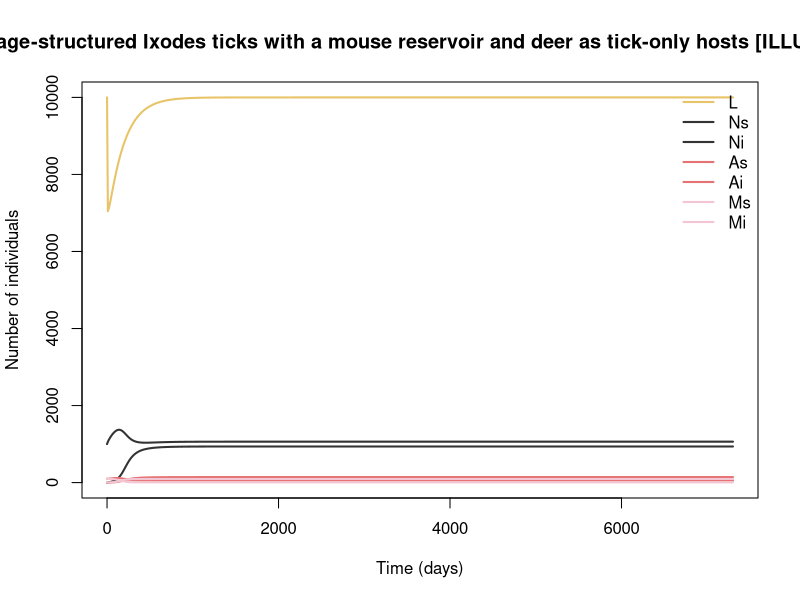

This figure's R source:
## Lyme borreliosis: stage-structured Ixodes ticks with a mouse reservoir and deer as tick-only hosts [ILLUSTRATIVE-COMPOSITE]
## Lyme disease (Borrelia burgdorferi s.l.), temperate woodland in NE USA or Europe.
## Parameter values: 0 of 15 checked against the source; the rest are recalled or illustrative.
##
## Generated from a compartmental model diagram (model format v1).
## Regenerating from the same diagram always gives this exact file.
##
## Compartments: L, Ns, Ni, As, Ai, Ms, Mi
## Flows (time unit: days):
##   (outside) -> L   : eps_egg * a_A * Deer * (As + Ai)
##   L -> Ns          : a_L * s_L * (Hm - p_ML * Mi) * L
##   L -> Ni          : a_L * s_L * p_ML * Mi * L
##   L -> (outside)   : (a_L * Hm * (1 - s_L) + mu_L + mu_L2 * L) * L
##   Ns -> As         : a_N * s_N * (Hm - p_ML * Mi) * Ns
##   Ns -> Ai         : a_N * s_N * p_ML * Mi * Ns
##   Ns -> (outside)  : (a_N * Hm * (1 - s_N) + mu_N) * Ns
##   Ni -> Ai         : a_N * s_N * Hm * Ni
##   Ni -> (outside)  : (a_N * Hm * (1 - s_N) + mu_N) * Ni
##   As -> (outside)  : (a_A * Deer + mu_A) * As
##   Ai -> (outside)  : (a_A * Deer + mu_A) * Ai
##   (outside) -> Ms  : mu_m * K_m
##   Ms -> Mi         : a_N * p_NM * Ni * Ms
##   Ms -> (outside)  : mu_m * Ms
##   Mi -> (outside)  : mu_m * Mi

library(deSolve)

# ---- Time ------------------------------------------------------------
times <- seq(0, 7300, by = 10)  # days

# ---- Parameters ------------------------------------------------------
parameters <- c(
  a_L = 1e-4,      # larval host-finding rate per mouse
  a_N = 1e-4,      # nymphal host-finding rate per mouse
  a_A = 0.005,     # adult host-finding rate per deer
  Deer = 5,        # deer density, constant; not competent for Borrelia (deer)
  s_L = 0.3,       # survival from fed larva to nymph
  s_N = 0.3,       # survival from fed nymph to adult
  eps_egg = 1000,  # effective larvae per fed adult (larvae/fed adult)
  mu_L = 0.01,     # larval death (1/day)
  mu_L2 = 4.8e-5,  # density-dependent larval death
  mu_N = 0.005,    # nymphal death (1/day)
  mu_A = 0.005,    # adult death (1/day)
  p_NM = 0.8,      # infected nymph → mouse transmission probability
  p_ML = 0.5,      # infected mouse → feeding larva transmission probability
  mu_m = 0.005,    # mouse death (1/day)
  K_m = 100        # mouse population; recruitment = mu_m·K_m (mice)
)

# ---- Initial conditions ----------------------------------------------
state <- c(
  L = 10000,  # questing larvae (born uninfected; no transovarial transmission)
  Ns = 1000,  # uninfected questing nymphs
  Ni = 0,     # infected questing nymphs
  As = 100,   # uninfected questing adults
  Ai = 0,     # infected adults
  Ms = 95,    # susceptible mice (reservoir)
  Mi = 5      # infected mice (lifelong)
)

# ---- Model equations -------------------------------------------------
lyme_tick_mouse_model <- function(t, state, parameters) {
  with(as.list(c(state, parameters)), {
    # Total population
    N <- Ms + Mi

    # Derived quantities
    Hm <- Ms + Mi          # mice
    Nticks <- L + Ns + Ni + As + Ai
    prev_mouse <- Mi / Hm  # mouse infection prevalence
    nip <- Ni / (Ns + Ni)  # nymphal infection prevalence (the human-risk index)

    # Rates of change
    dL <- eps_egg * a_A * Deer * (As + Ai) - a_L * s_L * (Hm - p_ML * Mi) * L - a_L * s_L * p_ML * Mi * L - (a_L * Hm * (1 - s_L) + mu_L + mu_L2 * L) * L
    dNs <- a_L * s_L * (Hm - p_ML * Mi) * L - a_N * s_N * (Hm - p_ML * Mi) * Ns - a_N * s_N * p_ML * Mi * Ns - (a_N * Hm * (1 - s_N) + mu_N) * Ns
    dNi <- a_L * s_L * p_ML * Mi * L - a_N * s_N * Hm * Ni - (a_N * Hm * (1 - s_N) + mu_N) * Ni
    dAs <- a_N * s_N * (Hm - p_ML * Mi) * Ns - (a_A * Deer + mu_A) * As
    dAi <- a_N * s_N * p_ML * Mi * Ns + a_N * s_N * Hm * Ni - (a_A * Deer + mu_A) * Ai
    dMs <- mu_m * K_m - a_N * p_NM * Ni * Ms - mu_m * Ms
    dMi <- a_N * p_NM * Ni * Ms - mu_m * Mi

    list(c(dL, dNs, dNi, dAs, dAi, dMs, dMi))
  })
}

# ---- Solve -----------------------------------------------------------
out <- ode(y = state, times = times, func = lyme_tick_mouse_model, parms = parameters)
out <- as.data.frame(out)

# ---- Plot ------------------------------------------------------------
compartment_cols <- c(L = "#E8C468", Ns = "#333333", Ni = "#333333", As = "#E57373", Ai = "#E57373", Ms = "#F3C6D3", Mi = "#F3C6D3")
matplot(out$time, out[, names(compartment_cols)], type = "l", lty = 1, lwd = 2,
        col = compartment_cols, xlab = "Time (days)", ylab = "Number of individuals",
        main = "Lyme borreliosis: stage-structured Ixodes ticks with a mouse reservoir and deer as tick-only hosts [ILLUSTRATIVE-COMPOSITE]")
legend("topright", legend = names(compartment_cols), col = compartment_cols,
       lty = 1, lwd = 2, bty = "n")
